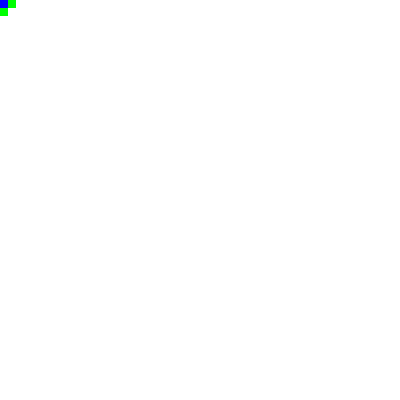
Frame 1 (no input)
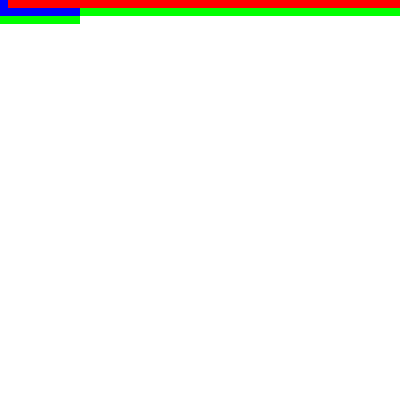
Frame 60 (no input)
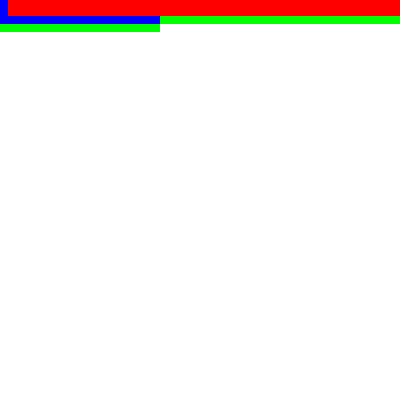
Frame 120 (the mouse pressed at the canvas centre since frame 60)

The p5.js sketch that drew these frames (run headless with seeded random() and noise() and a simulated clock; from frame 60 on, the mouse is pressed at the canvas centre):

// p5.js sketch
// ── sketch.js

var cols = 50;
var rows = 50;

var openSet = [];
var closedSet = [];
var start;
var end;
var path = [];
var w, h;

function RemoveFromArrayFnc(curr, openSet) {
  for (i = openSet.length - 1; i >= 0; i--) {
    if (openSet[i] == curr) {
      openSet.splice(i, 1);
    }
  }
}

function Spot(x, y) {
  this.x = x;
  this.y = y;
  this.f = 0;
  this.g = 0;
  this.h = 0;
  this.neighbors = [];
  this.previous = undefined;

  this.addNeighbors = function (grid) {
    var x = this.x;
    var y = this.y;

    if (this.x < cols - 1) {
      this.neighbors.push(grid[x + 1][y]);
    }

    if (this.x > 0) {
      this.neighbors.push(grid[x - 1][y]);

    }

    if (this.y < rows - 1) {
      this.neighbors.push(grid[x][y + 1]);

    }

    if (this.y > 0) {
      this.neighbors.push(grid[x][y - 1]);   
    }

  }

  this.show = function (col) {
    fill(col);
    noStroke();
    rect(this.x * w, this.y * h, w, h);
  }

}

var grid = new Array();

function setup() {
  createCanvas(400, 400);

  w = width / cols;
  h = height / rows;

  console.log('A*');

  for (var i = 0; i < cols; i++) {
    grid[i] = new Array(rows);
  }

  for (var i = 0; i < cols; i++) {
    for (var j = 0; j < rows; j++) {
      grid[i][j] = new Spot(i, j);
    }
  }

  for (var i = 0; i < cols; i++) {
    for (var j = 0; j < rows; j++) {
      grid[i][j].addNeighbors(grid);
    }
  }

  start = grid[0][0];
  end = grid[cols - 1][5];

  openSet.push(start);
  console.log(grid);
}

function heuristic(a, b) {
  
 // var d = dist(a.x, a.y, b.x, b.y);
 var d = abs(a.x -b.x) + abs(a.y +b.y);
  return d;
}


function draw() {
  background(0);

  if (openSet.length >= 0) {
    var lowestIndex = 0;
    for (i = 0; i < openSet.length; i++) {
      if (openSet[i].f < openSet[lowestIndex].f) {
        lowestIndex = i;
      }
    }
    var current = openSet[lowestIndex];
    if (current === end) {
      noLoop();
      console.log("Done!");
    }

    //openSet.remove(current);
    closedSet.push(current);
    RemoveFromArrayFnc(current, openSet);
    
    for (i = 0; i < current.neighbors.length; i++) {
      
      if (!closedSet.includes(current.neighbors[i])) {
        
        var tempG = current.neighbors[i].g = current.g + 1;

        if (openSet.includes(current.neighbors[i])) {
          if (current.neighbors[i].g > tempG) {
            current.neighbors[i].g = tempG;
            
          }
        }
        else {
          current.neighbors[i].g = tempG;
          openSet.push(current.neighbors[i]);
        }
        current.neighbors[i].h = heuristic(current.neighbors[i], end);
        current.neighbors[i].f = current.neighbors[i].g + current.neighbors[i].h
        current.neighbors[i].previous = current;
      }
    }
      //Find the path

  }
  else {
    //no solution
  }
  for (var i = 0; i < cols; i++) {
    for (var j = 0; j < rows; j++) {
      grid[i][j].show(color(255));
    }
  }
  for (var i = 0; i < openSet.length; i++) {
    openSet[i].show(color(0, 255, 0));
  }
  for (var i = 0; i < closedSet.length; i++) {
    closedSet[i].show(color(255, 0, 0));
  }
  path = [];
  var temp = current;
  path.push(temp);
  path.push(start);
  while(temp.previous)
  {
    path.push(temp);
    temp = temp.previous;
  }
  for (var i = 0; i < path.length; i++) {
    path[i].show(color(0, 0, 255));
  }



}
